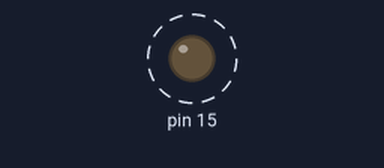
A sketch run on a simulated Arduino Uno, built with avr-gcc and run on an emulated ATmega328P. Parts: output pins drawn as LEDs (lit = HIGH). Dashed ring = blinking.

Above: at 0.5 s.
Timing chart, 0 to 3.0 s (numbered marks = the images above):
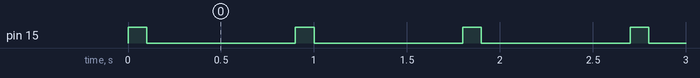

Measured:
- by itself, pin 15: alternates HIGH for 0.10 s and LOW for 0.80 s

The sketch:

S2.ino
```cpp
void setup() {
pinMode(15, OUTPUT);
}
void loop() {
digitalWrite(15, HIGH);
delay(100);
digitalWrite(15, LOW);
delay(800);
}
```
